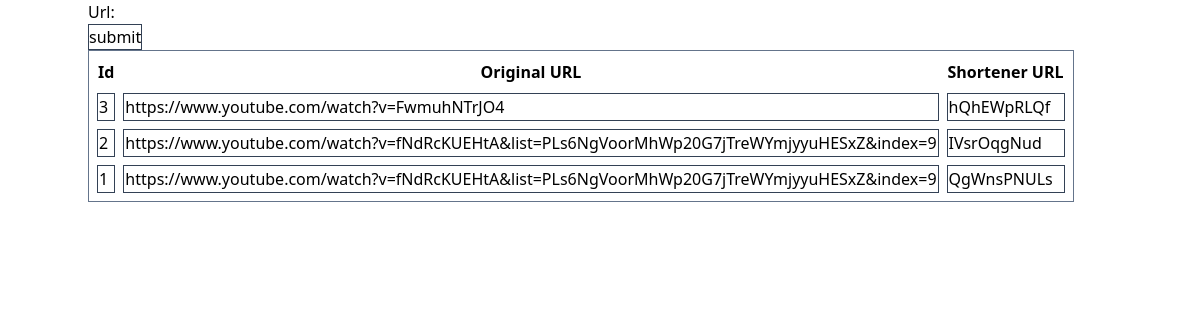
The page / on the database its author committed.
### shortener/models.py (models this page shows, shortened)
class URLShortener(models.Model):
    url = models.CharField(max_length=200)
    slug = models.CharField(max_length=15)
    class Meta:
        verbose_name_plural = "URL Shortener"
        ordering = ["-id"]

### shortener/views.py (the view)
# urls.py: path('', urlShort, name='home'),
def urlShort(request):
    if request.method == 'POST':
        form = URLShortenerForm(request.POST)
        if form.is_valid():
            slug = ''.join(random.choice(string.ascii_letters)
                           for x in range(10))
            url = form.cleaned_data["url"]
            new_url = URLShortener(url=url, slug=slug)
            new_url.save()
            return redirect('/')
    else:
        form = URLShortenerForm()
    data = URLShortener.objects.all()
    context = {
        'form': form,
        'data': data
    }
    return render(request, 'index.html', context)

### shortener/forms.py
class URLShortenerForm(forms.ModelForm):
    class Meta:
        model = URLShortener
        fields = ['url']

### shortener/templates/index.html (shortened to what this page needs)
{% extends "base.html" %}
{% block content %}
<div class="container mx-auto">
    <form action="" method="post">
        {{ form.as_p }}
        <input type="submit" class="border border-slate-700 decoration-stone-300" value="submit">
    </form>
    <table class="border-separate border-spacing-2 border border-slate-500">
        <thead>
          <tr>
            <th>Id</th>
            <th>Original URL</th>
            <th>Shortener URL</th>
          </tr>
        </thead>
        <tbody>
          {% for d in data %}
          <tr>
            <td class="border border-slate-700">{{ d.id }}</td>
            <td class="border border-slate-700">{{ d.url }}</td>
            <td class="border border-slate-700">{{ d.slug }}</td>
          </tr>
          {% endfor %}
        </tbody>
    </table>
</div>
{% endblock content %}

### shortener/templates/base.html (shortened to what this page needs)
<!doctype html>
<html>
<head>
    <script src="https://cdn.tailwindcss.com"></script>
</head>
<body>
    {% block content %}
    {% endblock content %}
</body>
</html>

### rows shown on the page
URLShortener: id "3", url "https://www.youtube.com/watch?v=FwmuhNTrJO4", slug "hQhEWpRLQf"
URLShortener: id "2", url "https://www.youtube.com/watch?v=fNdRcKUEHtA&list=PLs6NgVoorMhWp20G7jTreWYmjyyuHESxZ&index=9", slug "IVsrOqgNud"
URLShortener: id "1", url "https://www.youtube.com/watch?v=fNdRcKUEHtA&list=PLs6NgVoorMhWp20G7jTreWYmjyyuHESxZ&index=9", slug "QgWnsPNULs"
